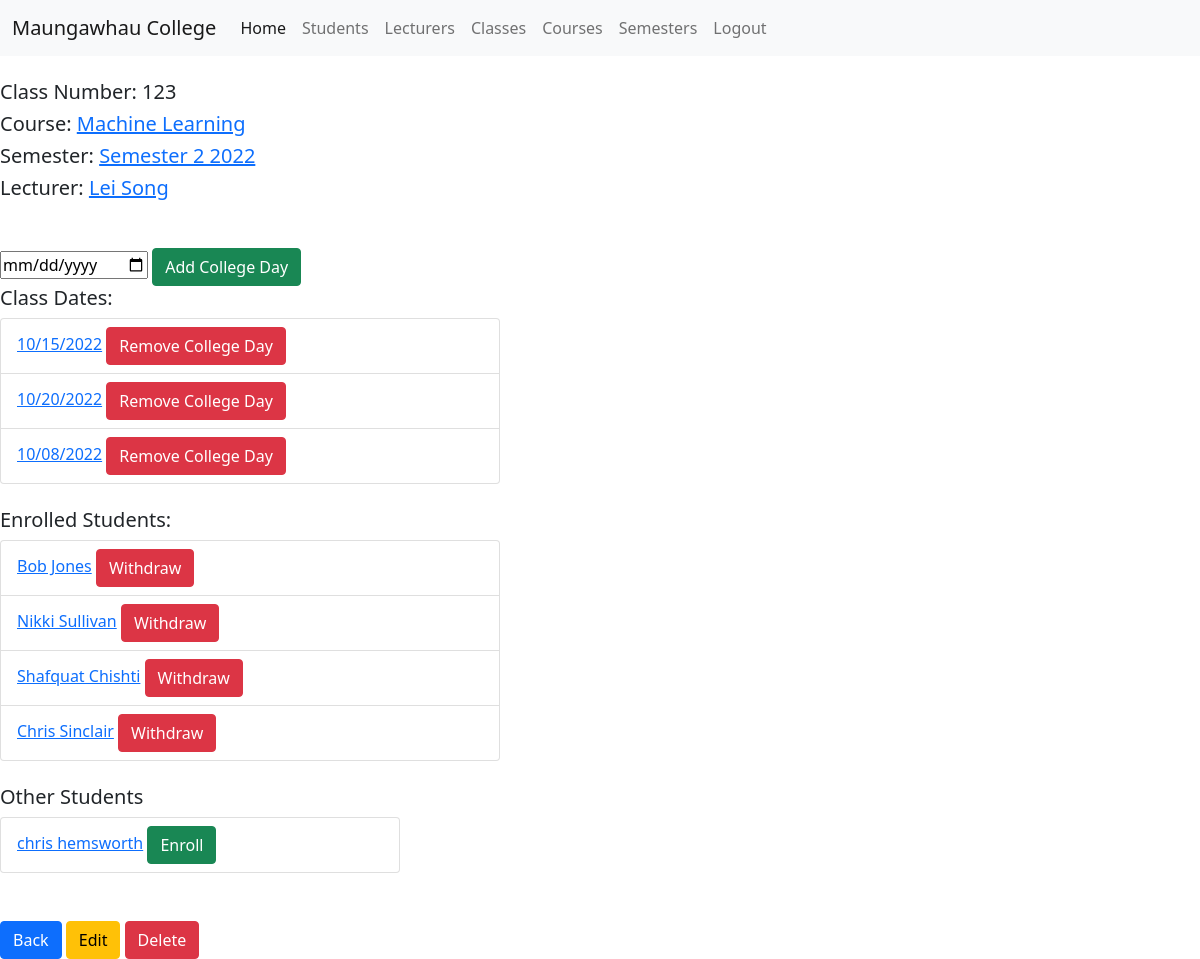
The page /class/14 (signed in) on the database as committed earlier.
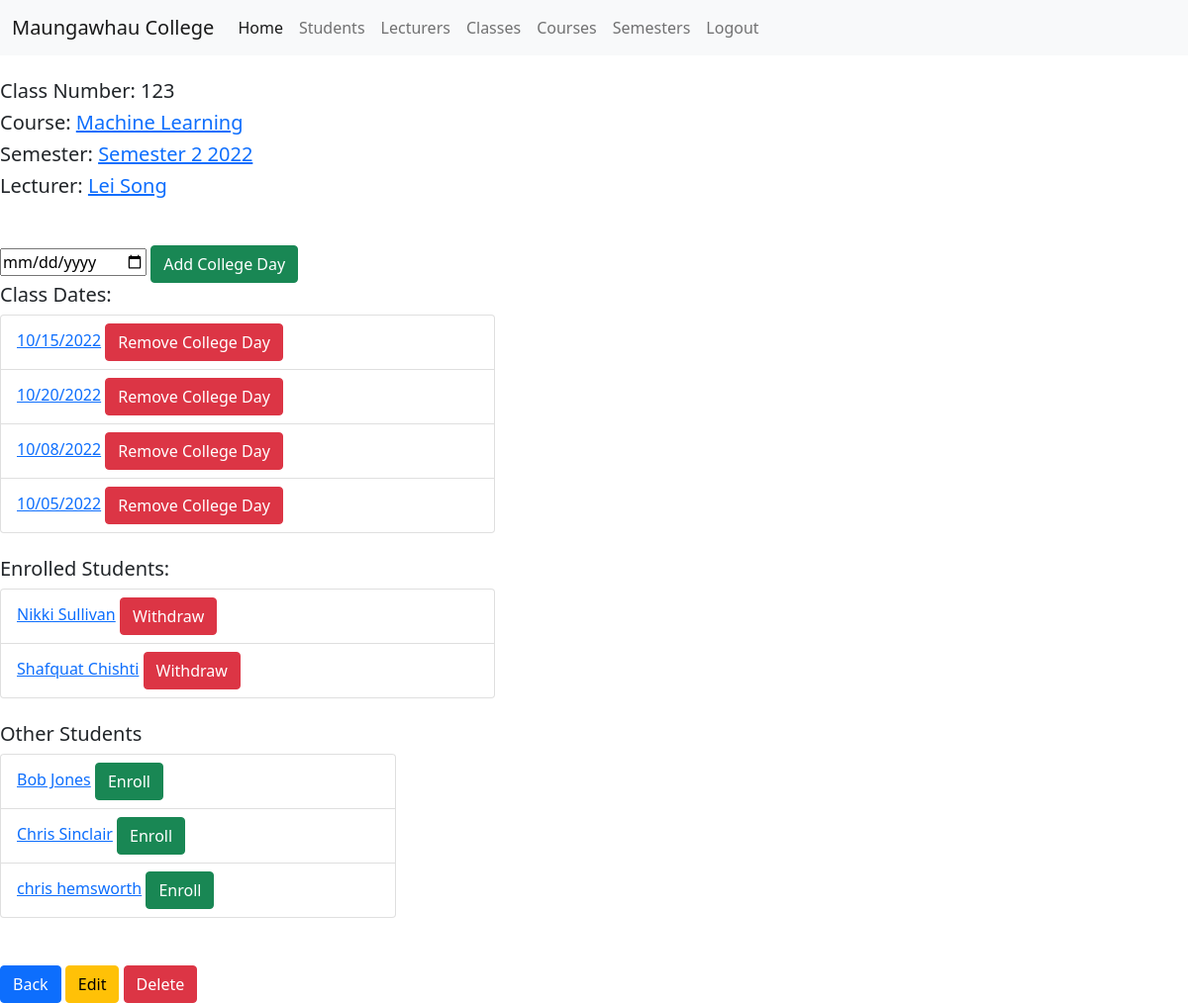
The same page on the database as committed later.
### attendance/models.py (models this page shows, shortened)
class CollegeDay(models.Model):
    collegedate = models.DateField()
    collegeclass = models.ForeignKey(Class, on_delete=models.CASCADE)
    students = models.ManyToManyField(Student,blank=True, null=True, related_name="collegeday_student")
    def __str__(self):
        return self.collegedate.strftime('%m/%d/%Y')

class Student(models.Model):
    student_id = models.AutoField(validators=[MinValueValidator(1000000), MaxValueValidator(20000000)],
                                  primary_key=True)
    dob = models.DateField(blank=True, null=True)
    user = models.OneToOneField(User, on_delete=models.CASCADE)
    def __str__(self):
        return self.user.first_name + " " + self.user.last_name

### attendance/views.py (the view)
# urls.py: path('class/<int:class_id>', ClassDetail, name="class-detail"),
def ClassDetail(request, class_id):
    selected_class = get_object_or_404(Class, id=class_id)
    students = Student.objects.all()
    context = {"class": selected_class,
               "students": students}
    return render(request, 'class/class-detail.html', context)

### attendance/models.py (called while the page is built)
    def __str__(self):
        return self.user.first_name + " " + self.user.last_name

    def __str__(self):
        return self.name

    def __str__(self):
        return self.name + " " + self.year

    def __str__(self):
        return self.number +": "+self.course.__str__()

### attendance/templates/class/class-detail.html (shortened to what this page needs)
{% extends 'base.html' %}
{% block content %}
    {% if user.is_authenticated %}
        {% if user.is_superuser %}
            <br>
            <h5>Class Number: {{ class.number }}</h5>
            <h5>Course: <a href="{% url 'course-detail' class.course.pk %} ">{{ class.course }}</a></h5>
            <h5>Semester: <a href="{% url 'semester-detail' class.semester.pk %} ">{{ class.semester }}</a></h5>
            {% if class.lecturer %}
                <h5>Lecturer: <a href="{% url 'lecturer-detail' class.lecturer.pk %} ">{{ class.lecturer }}</a></h5>
            {% else %}
                No Lecturer Assigned
            {% endif %}
            <br>
            <form action="{% url 'add-collegeday' %}" method="post">
                <input type="date" name="date">
                <button class="btn btn-success">Add College Day</button>
            </form>
            <h5>Class Dates:</h5>
            <ul class="list-group" style="width: 400px">
                {% for collegeday in class.collegeday_set.all %}
                    <li class="list-group-item" style="width: 500px">
                        <a href="{% url 'collegeday-detail' collegeday_id=collegeday.id %}"> {{ collegeday }}</a>
                        <a href="{% url 'remove-collegeday' collegeday_id=collegeday.pk %} "
                           class="btn btn-danger">Remove College Day</a>
                    </li>
                {% endfor %}
            </ul>
            <br>
            <h5>Enrolled Students:</h5>
            <ul class="list-group" style="width: 400px">
                {% for student in class.students.all %}
                    <li class="list-group-item" style="width: 500px">
                        <a href="{% url 'student-detail' student.pk %}">{{ student }}</a>
                        <a href="{% url 'withdraw-student' class_id=class.id student_id=student.student_id %} "
                           class="btn btn-danger">Withdraw</a>
                    </li>
                {% endfor %}
            </ul>
            <br>
            <h5>Other Students</h5>
            <ul class="list-group" style="width: 400px">
                {% for student in students %}
                        {% if student not in class.students.all %}
                            <li class="list-group-item">
                            {% if user.is_superuser %}
                                <a href="{% url 'student-detail' student.pk %}">{{ student }}</a>
                                <a href="{% url 'enrol-student' class_id=class.id student_id=student.student_id %}"
                                   class="btn btn-success">Enroll</a>
                            {% else %}
                                <p>{{ student }}<p>
                            {% endif %}
                                </li>
                        {% endif %}
                {% endfor %}
            </ul>
            <br>
            <br>
            <a href="{% url 'class-list' %}" class="btn btn-primary">Back</a>
            <a href="{% url 'update-class' class.pk %}" class="btn btn-warning">Edit</a>
            <a href="{% url 'delete-class' class.pk %}" class="btn btn-danger">Delete</a>
        {% endif %}
    {% else %}
        <h1>YOU DON'T HAVE ACCESS</h1>
    {% endif %}
{% endblock %}

Rows that differ between the two databases and show on the page:
added CollegeDay: collegedate "10/05/2022"
shown differently, row unchanged: Student "Bob Jones": moves from the list under "Enrolled Students:" to the list under "Other Students"
shown differently, row unchanged: Student "Chris Sinclair": moves from the list under "Enrolled Students:" to the list under "Other Students"
